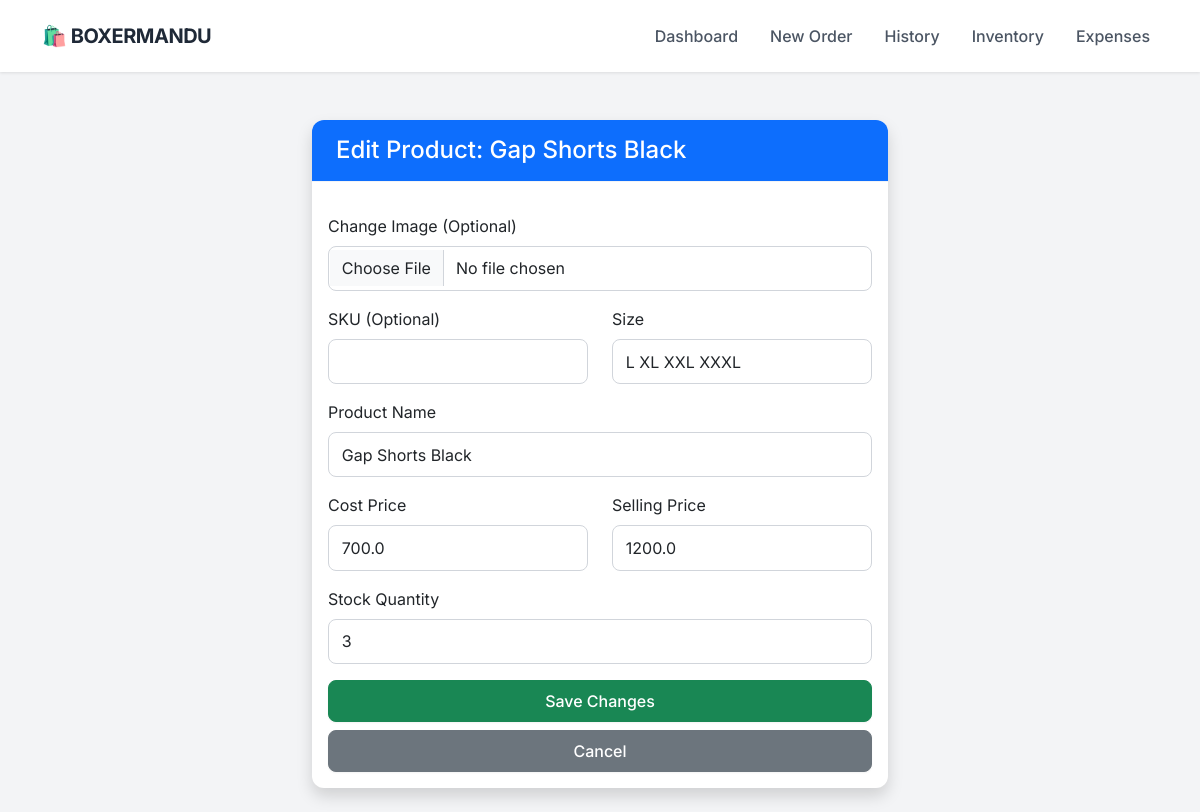
Page /edit_product/443 on the earlier database version.
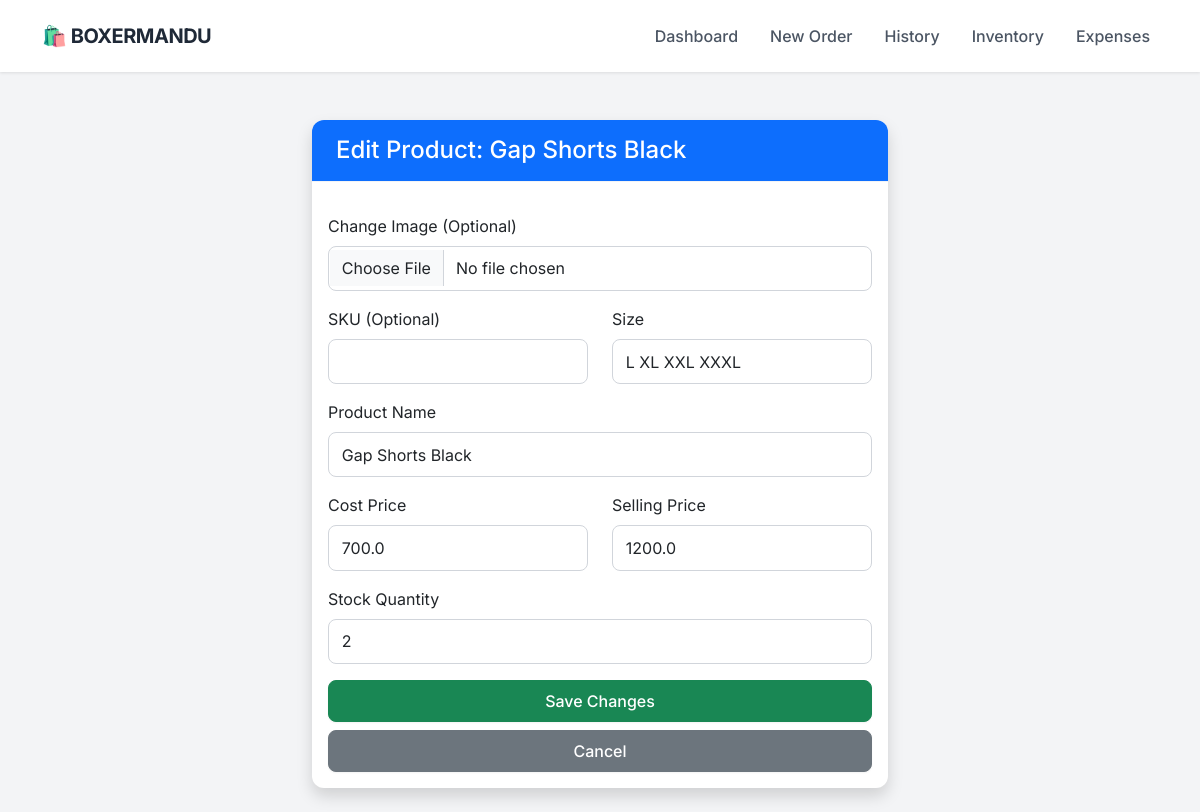
Same page on the later database version.
### app.py (models this page shows)
class Product(db.Model):
    id = db.Column(db.Integer, primary_key=True)
    sku = db.Column(db.String(50), unique=True, nullable=True)
    name = db.Column(db.String(100), nullable=False)
    size = db.Column(db.String(10), nullable=False)
    cost_price = db.Column(db.Float, default=0.0)
    price = db.Column(db.Float, nullable=False)
    stock = db.Column(db.Integer, default=0)
    image = db.Column(db.String(100), nullable=True)

### app.py (the view, shortened to what this page needs)
@app.route('/edit_product/<int:id>', methods=['GET', 'POST'])
def edit_product(id):
    product = Product.query.get_or_404(id)
    return render_template('edit_product.html', p=product)

### templates/edit_product.html (shortened to what this page needs)
{% extends "layout.html" %}
{% block content %}
<div class="container mt-4" style="max-width: 600px;">
    <div class="card shadow">
        <div class="card-header bg-primary text-white">
            <h4 class="mb-0">Edit Product: {{ p.name }}</h4>
        </div>
        <div class="card-body">
            <form method="POST" enctype="multipart/form-data">
                <div class="mb-3">
                    <label class="form-label">Change Image (Optional)</label>
                    <input type="file" name="image" class="form-control">
                </div>
                <div class="row mb-3">
                    <div class="col">
                        <label class="form-label">SKU (Optional)</label>
                        <input type="text" name="sku" class="form-control" value="{{ p.sku if p.sku else '' }}">
                    </div>
                    <div class="col">
                        <label class="form-label">Size</label>
                        <input type="text" name="size" class="form-control" value="{{ p.size }}" required>
                    </div>
                </div>
                <div class="mb-3">
                    <label class="form-label">Product Name</label>
                    <input type="text" name="name" class="form-control" value="{{ p.name }}" required>
                </div>
                <div class="row mb-3">
                    <div class="col">
                        <label class="form-label">Cost Price</label>
                        <input type="number" name="cost_price" class="form-control" step="0.01" value="{{ p.cost_price }}" required>
                    </div>
                    <div class="col">
                        <label class="form-label">Selling Price</label>
                        <input type="number" name="price" class="form-control" step="0.01" value="{{ p.price }}" required>
                    </div>
                </div>
                <div class="mb-3">
                    <label class="form-label">Stock Quantity</label>
                    <input type="number" name="stock" class="form-control" value="{{ p.stock }}" required>
                </div>
                <div class="d-grid gap-2">
                    <button type="submit" class="btn btn-success">Save Changes</button>
                    <a href="/inventory" class="btn btn-secondary">Cancel</a>
                </div>
            </form>
        </div>
    </div>
</div>
{% endblock %}

Differences in the rows shown:
changed Product "Gap Shorts Black": stock "3" → "2"
